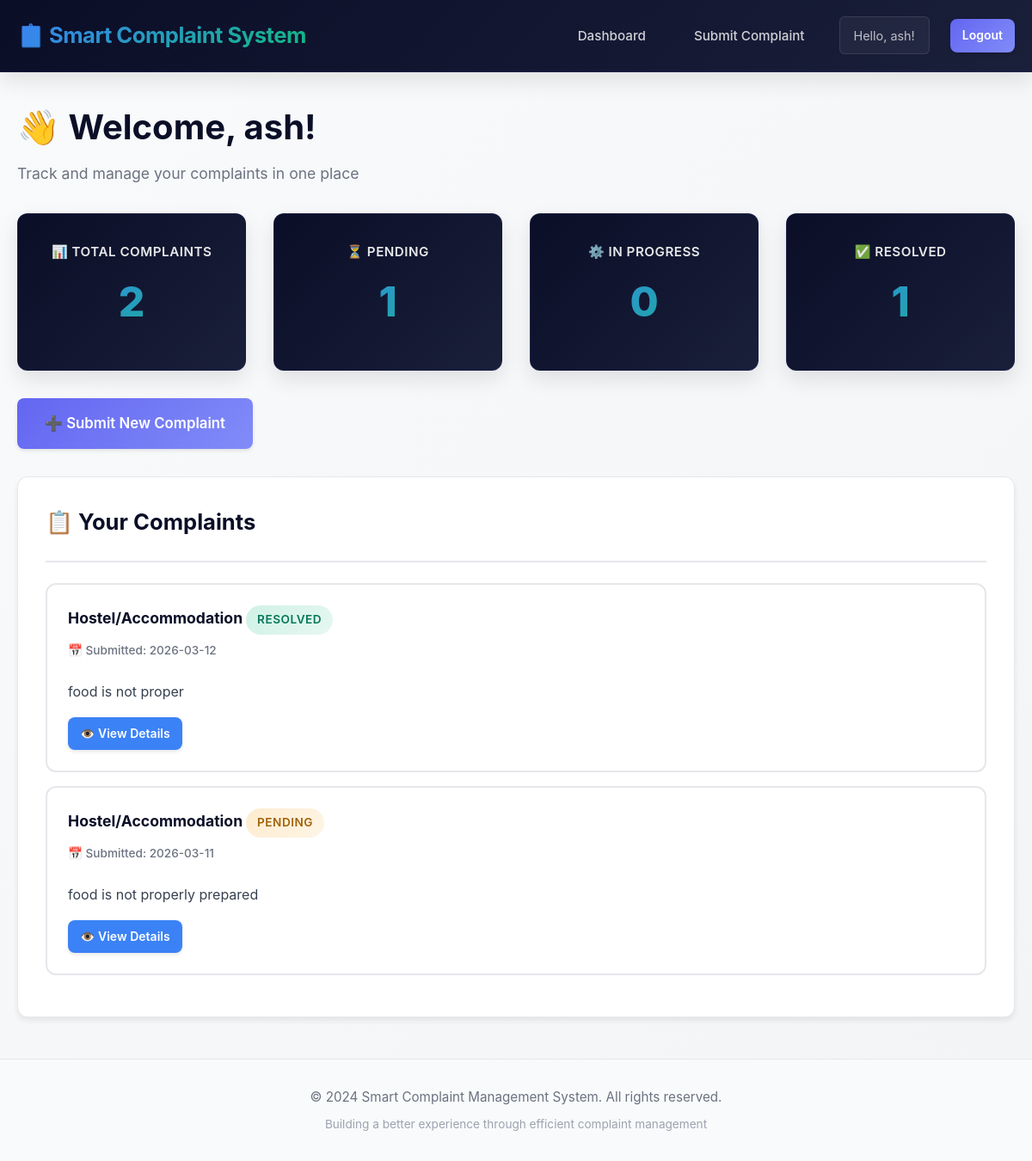
/dashboard (signed in), run on the app's committed database.
### tables this page shows
CREATE TABLE complaints (
            id INTEGER PRIMARY KEY AUTOINCREMENT,
            user_id INTEGER NOT NULL,
            category TEXT NOT NULL,
            description TEXT NOT NULL,
            image_path TEXT,
            status TEXT DEFAULT 'Pending',
            created_at TIMESTAMP DEFAULT CURRENT_TIMESTAMP,
            FOREIGN KEY (user_id) REFERENCES users(id)
        );

### app.py (the view)
@app.route('/dashboard')
@login_required
def dashboard():
    conn = get_db_connection()
    cursor = conn.cursor()
    complaints = cursor.execute(
        'SELECT * FROM complaints WHERE user_id = ? ORDER BY created_at DESC',
        (session['user_id'],)
    ).fetchall()
    total_complaints = len(complaints)
    pending = len([c for c in complaints if c['status'] == 'Pending'])
    in_progress = len([c for c in complaints if c['status'] == 'In Progress'])
    resolved = len([c for c in complaints if c['status'] == 'Resolved'])
    conn.close()
    return render_template('dashboard.html',
                         complaints=complaints,
                         total=total_complaints,
                         pending=pending,
                         in_progress=in_progress,
                         resolved=resolved)

### app.py (called while the page is built)
@app.after_request
def set_security_headers(response):
    response.headers['X-Content-Type-Options'] = 'nosniff'
    response.headers['X-Frame-Options'] = 'SAMEORIGIN'
    response.headers['X-XSS-Protection'] = '1; mode=block'
    response.headers['Strict-Transport-Security'] = 'max-age=31536000; includeSubDomains'
    response.headers['Content-Security-Policy'] = "default-src 'self'; script-src 'self' 'unsafe-inline'; style-src 'self' 'unsafe-inline'"
    return response

def get_db_connection():
    conn = sqlite3.connect(DATABASE)
    conn.row_factory = sqlite3.Row
    return conn

def login_required(f):
    @wraps(f)
    def decorated_function(*args, **kwargs):
        if 'user_id' not in session:
            flash('Please login first', 'warning')
            return redirect(url_for('login'))
        return f(*args, **kwargs)
    return decorated_function

### templates/dashboard.html (shortened to what this page needs)
{% extends "base.html" %}
{% block content %}
<div style="margin: 2rem 0;">
    <div style="margin-bottom: 2rem;">
        <h1 style="font-size: 2.5rem; margin-bottom: 0.5rem;">👋 Welcome, {{ session.get('user_name') }}!</h1>
        <p style="color: #6b7280; font-size: 1.1rem;">Track and manage your complaints in one place</p>
    </div>
    <div class="stats-grid">
        <div class="stat-card">
            <div class="stat-label">📊 Total Complaints</div>
            <div class="stat-number">{{ total }}</div>
        </div>
        <div class="stat-card">
            <div class="stat-label">⏳ Pending</div>
            <div class="stat-number">{{ pending }}</div>
        </div>
        <div class="stat-card">
            <div class="stat-label">⚙️ In Progress</div>
            <div class="stat-number">{{ in_progress }}</div>
        </div>
        <div class="stat-card">
            <div class="stat-label">✅ Resolved</div>
            <div class="stat-number">{{ resolved }}</div>
        </div>
    </div>
    <div style="margin-bottom: 2rem;">
        <a href="{{ url_for('submit_complaint') }}" class="btn btn-primary" style="padding: 1rem 2rem; font-size: 1.05rem;">➕ Submit New Complaint</a>
    </div>
    <div class="card">
        <div class="card-header">
            <h2>📋 Your Complaints</h2>
        </div>
        <div class="card-body">
            {% if complaints %}
                {% for complaint in complaints %}
                    <div class="complaint-card">
                        <div class="complaint-header">
                            <div style="flex: 1;">
                                <div class="complaint-title">
                                    {{ complaint['category'] }}
                                    <span class="badge {{ 'badge-pending' if complaint['status'] == 'Pending' else 'badge-in-progress' if complaint['status'] == 'In Progress' else 'badge-resolved' }}">
                                        {{ complaint['status'] }}
                                    </span>
                                </div>
                                <div class="complaint-meta">
                                    📅 Submitted: {{ complaint['created_at'][:10] }}
                                </div>
                            </div>
                        </div>
                        <div class="complaint-description">
                            {{ complaint['description'][:200] }}{% if complaint['description']|length > 200 %}...{% endif %}
                        </div>
                        <div class="complaint-actions">
                            <a href="{{ url_for('complaint_status', complaint_id=complaint['id']) }}" class="btn btn-sm btn-info">👁️ View Details</a>
                        </div>
                    </div>
                {% endfor %}
            {% endif %}
        </div>
    </div>
</div>
{% endblock %}

### static/css/style.css (style rules this page uses)
:root { --primary-color: #0a0e27; --secondary-color: #ffffff; --accent-color: #6366f1; --accent-dark: #4f46e5; --border-color: #e5e7eb; --success-color: #10b981; --warning-color: #f59e0b; --danger-color: #ef4444; --info-color: #3b82f6; --light-bg: #f9fafb; --dark-bg: #0f172a; --card-bg: #ffffff; --shadow: 0 4px 6px rgba(0, 0, 0, 0.07); --shadow-md: 0 10px 25px rgba(0, 0, 0, 0.1); --shadow-lg: 0 20px 40px rgba(0, 0, 0, 0.12); --transition: all 0.3s cubic-bezier(0.4, 0, 0.2, 1); }
* { margin: 0; padding: 0; box-sizing: border-box; }
html, body { width: 100%; height: 100%; }
body { font-family: 'Inter', 'Segoe UI', Tahoma, Geneva, Verdana, sans-serif; background: linear-gradient(135deg, #f9fafb 0%, #f3f4f6 100%); color: var(--primary-color); line-height: 1.6; }
a { color: var(--accent-color); text-decoration: none; transition: var(--transition); font-weight: 500; }
.card { background-color: var(--card-bg); border: 1px solid var(--border-color); border-radius: 12px; padding: 2rem; margin-bottom: 2rem; box-shadow: var(--shadow); transition: var(--transition); }
.card-header { border-bottom: 2px solid var(--border-color); padding-bottom: 1.5rem; margin-bottom: 1.5rem; }
.card-header h2 { margin: 0; font-size: 1.6rem; color: var(--primary-color); font-weight: 700; }
.card-body { padding: 0; }
.btn { display: inline-block; padding: 0.85rem 1.5rem; border: none; border-radius: 8px; font-size: 1rem; font-weight: 600; text-align: center; cursor: pointer; transition: var(--transition); text-decoration: none; box-shadow: 0 2px 4px rgba(0, 0, 0, 0.1); }
.btn-primary { background: linear-gradient(135deg, var(--accent-color), #818cf8); color: var(--secondary-color); }
.btn-info { background-color: var(--info-color); color: var(--secondary-color); }
.btn-sm { padding: 0.5rem 0.875rem; font-size: 0.875rem; }
.badge { display: inline-block; padding: 0.4rem 0.8rem; border-radius: 20px; font-size: 0.85rem; font-weight: 600; text-transform: uppercase; letter-spacing: 0.5px; }
.badge-pending { background: linear-gradient(135deg, rgba(245, 158, 11, 0.2), rgba(245, 158, 11, 0.1)); color: #a16207; }
.badge-resolved { background: linear-gradient(135deg, rgba(16, 185, 129, 0.2), rgba(16, 185, 129, 0.1)); color: #047857; }
.stats-grid { display: grid; grid-template-columns: repeat(auto-fit, minmax(250px, 1fr)); gap: 2rem; margin-bottom: 2rem; }
.stat-card { background: linear-gradient(135deg, var(--primary-color) 0%, #1a1f3a 100%); color: var(--secondary-color); padding: 2rem; border-radius: 12px; text-align: center; box-shadow: var(--shadow-md); transition: var(--transition); border: 1px solid rgba(99, 102, 241, 0.1); }
.stat-number { font-size: 3rem; font-weight: 800; margin: 0.5rem 0; background: linear-gradient(135deg, #3b82f6, #10b981); -webkit-background-clip: text; -webkit-text-fill-color: transparent; background-clip: text; }
.stat-label { font-size: 0.95rem; opacity: 0.9; font-weight: 600; text-transform: uppercase; letter-spacing: 0.5px; }
.complaint-card { background-color: var(--secondary-color); border: 2px solid var(--border-color); border-radius: 12px; padding: 1.5rem; margin-bottom: 1rem; transition: var(--transition); }
.complaint-header { display: flex; justify-content: space-between; align-items: start; margin-bottom: 1rem; }
.complaint-title { font-size: 1.1rem; font-weight: 700; color: var(--primary-color); }
.complaint-meta { font-size: 0.85rem; color: #6b7280; margin: 0.5rem 0; font-weight: 500; }
.complaint-description { margin: 1rem 0; line-height: 1.6; color: #374151; }
.complaint-actions { display: flex; gap: 0.5rem; margin-top: 1rem; flex-wrap: wrap; }

### data on the page
complaints: category "Hostel/Accommodation", status "RESOLVED", created_at "2026-03-12", description "food is not proper"
complaints: category "Hostel/Accommodation", status "PENDING", created_at "2026-03-11", description "food is not properly prepared"

### other printed values
{{ session.get('user_name') }} "ash"
{{ total }} "2"
{{ pending }} "1"
{{ in_progress }} "0"
{{ resolved }} "1"
